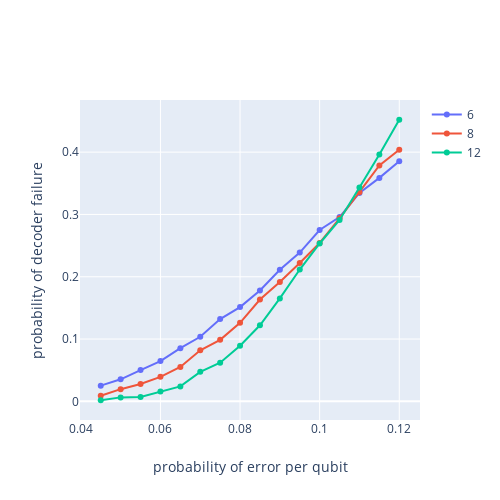

Source (notebook cell):
### Code cell
plot_plotly(x, y, [6, 8, 12])

### Figure 1 — Plotly figure (JSON) as saved in the notebook; plotly's stock layout.template omitted (floating-point values rounded to 4 significant figures)
{"data": [{"mode": "lines+markers", "name": "6", "type": "scatter", "x": [0.045, 0.05, 0.055, 0.06, 0.065, 0.07, 0.075, 0.08, 0.085, 0.09, 0.095, 0.1, 0.105, 0.11, 0.115, 0.12], "y": [0.0252, 0.0354, 0.0502, 0.0646, 0.0853, 0.1037, 0.1321, 0.1513, 0.178, 0.2112, 0.2388, 0.2751, 0.2958, 0.3346, 0.3587, 0.3854]}, {"mode": "lines+markers", "name": "8", "type": "scatter", "x": [0.045, 0.05, 0.055, 0.06, 0.065, 0.07, 0.075, 0.08, 0.085, 0.09, 0.095, 0.1, 0.105, 0.11, 0.115, 0.12], "y": [0.009, 0.0196, 0.0278, 0.0394, 0.0552, 0.082, 0.0988, 0.126, 0.1634, 0.1916, 0.222, 0.2542, 0.2938, 0.3356, 0.3786, 0.404]}, {"mode": "lines+markers", "name": "12", "type": "scatter", "x": [0.045, 0.05, 0.055, 0.06, 0.065, 0.07, 0.075, 0.08, 0.085, 0.09, 0.095, 0.1, 0.105, 0.11, 0.115, 0.12], "y": [0.0018, 0.0064, 0.007, 0.0158, 0.024, 0.0474, 0.062, 0.0892, 0.1222, 0.1652, 0.2116, 0.2534, 0.2912, 0.3434, 0.3962, 0.452]}], "layout": {"autosize": false, "height": 500, "width": 500, "xaxis": {"title": {"text": "probability of error per qubit"}}, "yaxis": {"title": {"text": "probability of decoder failure"}}}}
